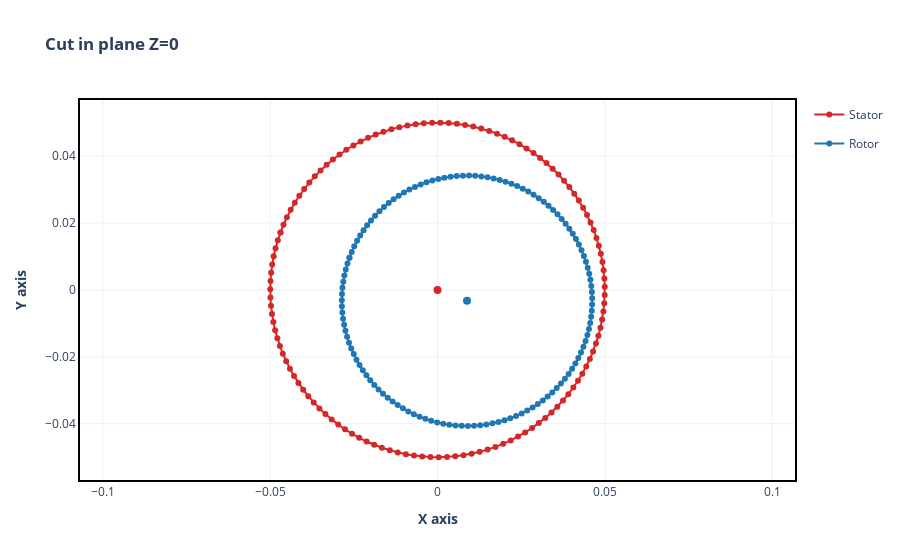

Write notebook code for a chart like this one.
### Code cell
# Plotting the eccentricity

plot_eccentricity(my_fluid_flow, scale_factor=0.5)
